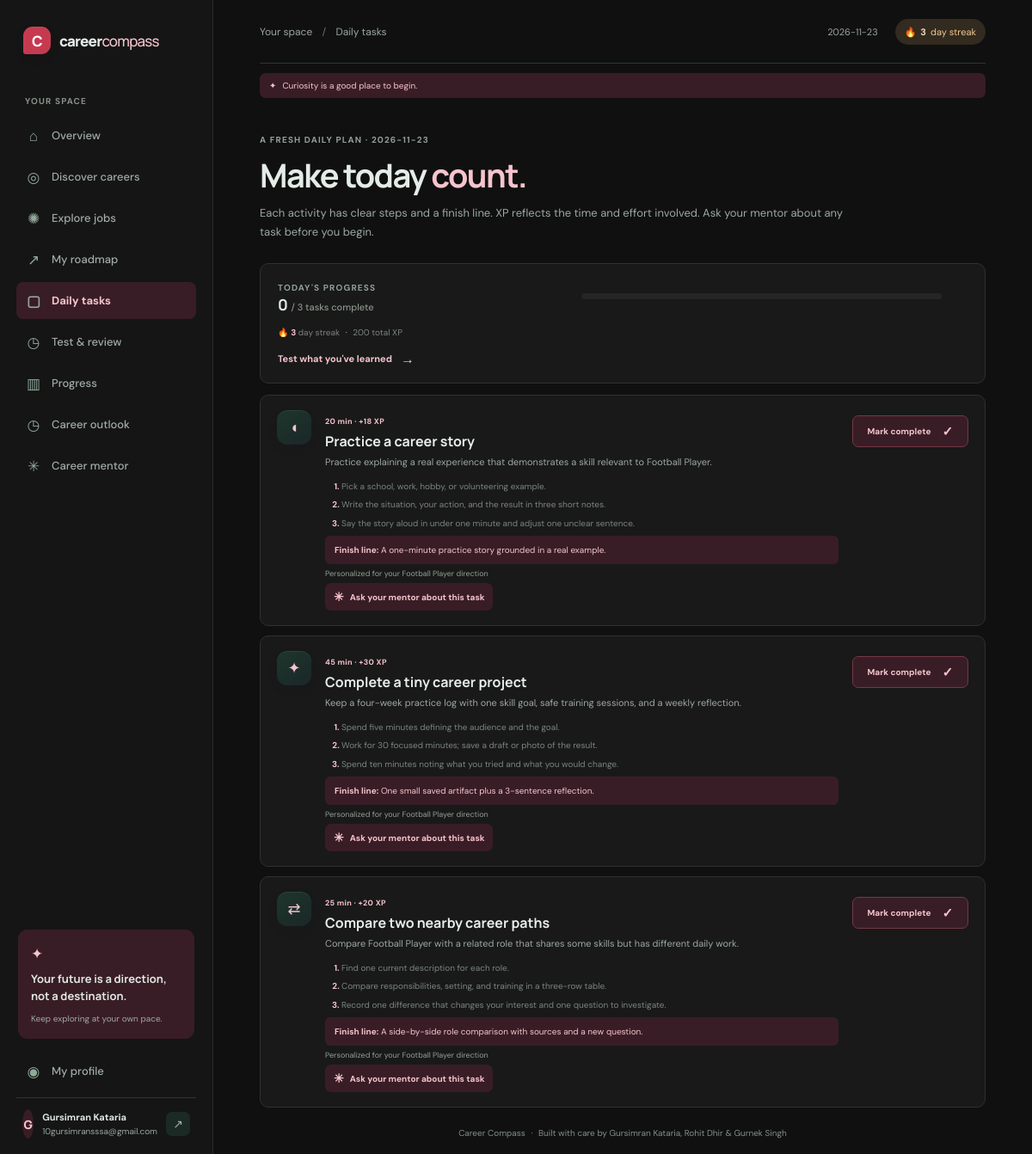
Page /tasks (signed in) on the committed database.
### tables this page shows
CREATE TABLE users (
            id INTEGER PRIMARY KEY AUTOINCREMENT,
            display_name TEXT NOT NULL,
            email TEXT NOT NULL UNIQUE COLLATE NOCASE,
            password_hash TEXT NOT NULL,
            theme TEXT NOT NULL DEFAULT 'dark' CHECK (theme IN ('dark', 'light')),
            created_at TEXT NOT NULL
        , accent_color TEXT NOT NULL DEFAULT 'green', market_country TEXT NOT NULL DEFAULT 'IN');

CREATE TABLE user_progress (
            user_id INTEGER PRIMARY KEY REFERENCES users(id) ON DELETE CASCADE,
            xp INTEGER NOT NULL DEFAULT 0,
            streak INTEGER NOT NULL DEFAULT 0,
            last_active TEXT,
            selected_career TEXT
        );

### app.py (the view)
@app.get("/tasks")
@login_required
def tasks():
    user_id = session["user_id"]
    progress = current_progress() or {}
    career = career_by_id(selected_career_id(progress))
    task_list = daily_task_plan(user_id, career)
    completed = {
        row["task_id"]
        for row in get_db()
        .execute(
            "SELECT task_id FROM task_completions WHERE user_id = ? AND completed_on = ?",
            (user_id, date.today().isoformat()),
        )
        .fetchall()
    }
    return render_template(
        "tasks.html",
        tasks=task_list,
        completed=completed,
        progress=progress,
        career=career,
        plan_date=date.today().isoformat(),
        assessment=latest_assessment(user_id),
    )

### app.py (called while the page is built, shortened)
def get_db():
    if "db" not in g:
        if CLOUDFLARE_WORKER:
            from cloudflare_d1 import D1Database
            environment = request.environ.get("workers.env")
            if environment is None:
                raise RuntimeError("The Cloudflare Worker environment is unavailable.")
            g.db = D1Database(environment.DB)
        else:
            g.db = sqlite3.connect(DATABASE)
            g.db.row_factory = sqlite3.Row
            g.db.execute("PRAGMA foreign_keys = ON")
    return g.db

def login_required(view):
    @wraps(view)
    def wrapped(*args, **kwargs):
        if not session.get("user_id"):
            flash("Sign in to save and view your career progress.", "info")
            return redirect(url_for("login"))
        user = get_db().execute(
            "SELECT id FROM users WHERE id = ?", (session["user_id"],)
        ).fetchone()
        if user is None:
            session.clear()
            return redirect(url_for("login"))
        return view(*args, **kwargs)
    return wrapped

def current_user():
    user_id = session.get("user_id")
    if not user_id:
        return None
    return get_db().execute("SELECT * FROM users WHERE id = ?", (user_id,)).fetchone()

def current_progress():
    user_id = session.get("user_id")
    if not user_id:
        return None
    return get_db().execute(
        "SELECT * FROM user_progress WHERE user_id = ?", (user_id,)
    ).fetchone()

def selected_career_id(progress):
    if progress is None:
        return None
    try:
        return progress["selected_career"]
    except (TypeError, KeyError):
        return None

def daily_task_plan(user_id, career, plan_date=None):
    database = get_db()
    plan_date = plan_date or date.today()
    day_key = plan_date.isoformat()
    saved_plan = database.execute(
        "SELECT task_ids FROM daily_task_plans WHERE user_id = ? AND plan_date = ?",
        (user_id, day_key),
    ).fetchone()
    if saved_plan:
        task_ids = json.loads(saved_plan["task_ids"])
        available = {task["id"]: task for task in tasks_for_career(career)}
        if all(task_id in available for task_id in task_ids):
            return [available[task_id] for task_id in task_ids]

def csrf_token():
    if "csrf_token" not in session:
        session["csrf_token"] = secrets.token_urlsafe(32)
    return session["csrf_token"]

### templates/tasks.html (shortened to what this page needs)
{% extends "base.html" %}
{% block breadcrumb %}Daily tasks{% endblock %}
{% block content %}
<section class="page-intro"><p class="eyebrow">A FRESH DAILY PLAN · {{ plan_date }}</p><h1>Make today <span>count.</span></h1><p class="muted">Each activity has clear steps and a finish line. XP reflects the time and effort involved. Ask your mentor about any task before you begin.</p></section>
<section class="task-summary panel"><div><span class="eyebrow">TODAY'S PROGRESS</span><h2>{{ completed|length }} <span>/ {{ tasks|length }} tasks complete</span></h2></div><div class="progress-track"><span style="width: {{ (completed|length / tasks|length * 100)|round|int }}%"></span></div><div class="streak-detail">🔥 <strong>{{ progress.streak }}</strong> day streak <span>·</span> {{ progress.xp }} total XP</div><a class="text-link task-test-link" href="{{ url_for('learning_tests') }}">Test what you've learned <span>→</span></a></section>
<section class="task-list" data-plan-date="{{ plan_date }}">
  {% for task in tasks %}
  <article class="panel task-card {% if task.id in completed %}task-completed{% endif %}"><span class="task-icon">{{ task.icon }}</span><div class="task-copy"><span class="tag">{{ task.duration }} · +{{ task.xp }} XP</span><h2>{{ task.title }}</h2><p class="muted">{{ task.description }}</p><ol class="task-steps">{% for step in task.steps %}<li>{{ step }}</li>{% endfor %}</ol><p class="task-deliverable"><strong>Finish line:</strong> {{ task.deliverable }}</p>{% if career %}<small>Personalized for your {{ career.title }} direction</small>{% endif %}<a class="task-mentor-link" href="{{ url_for('mentor', task=task.id) }}"><span>✳</span> Ask your mentor about this task</a></div><div class="task-action">{% if task.id in completed %}<span class="completed-label">✓ Done for today</span>{% else %}<form method="post" action="{{ url_for('complete_task', task_id=task.id) }}"><input type="hidden" name="csrf_token" value="{{ csrf_token() }}"><button class="button button-outline" type="submit">Mark complete <span>✓</span></button></form>{% endif %}</div></article>
  {% endfor %}
</section>
{% endblock %}

### templates/base.html (shortened to what this page needs)
<!doctype html>
<html lang="en">
<head>
  {% set user = current_user() %}
  {% set ui_theme = user.theme if user else browser_theme %}
  {% set ui_accent = user.accent_color if user and user.accent_color in accent_palettes else browser_accent_color %}
  {% set palette = accent_palettes[ui_accent] %}
  <link rel="stylesheet" href="{{ url_for('static', filename='style.css') }}">
</head>
<body class="theme-{{ ui_theme }} accent-{{ ui_accent }}" data-accent="{{ ui_accent }}" style="--accent: {{ palette.accent }}; --accent-deep: {{ palette.deep }}; --accent-soft: {{ palette.soft }}; --accent-glow: {{ palette.glow }}; --accent-on: {{ palette.on_accent }}; --accent-on-dark: {{ palette.on_accent_dark }};">
  <div class="app-shell">
    {% if user %}
    <aside class="sidebar">
      <a class="brand" href="{{ url_for('home') }}"><span class="brand-mark">C</span><span>career<span class="brand-light">compass</span></span></a>
      <p class="nav-label">YOUR SPACE</p>
      <nav class="main-nav" aria-label="Main navigation">
        <a class="nav-link {% if request.endpoint == 'home' %}active{% endif %}" href="{{ url_for('home') }}"><span class="nav-icon">⌂</span>Overview</a>
        <a class="nav-link {% if request.endpoint in ['assessment', 'results'] %}active{% endif %}" href="{{ url_for('assessment') }}"><span class="nav-icon">◎</span>Discover careers</a>
        <a class="nav-link {% if request.endpoint == 'careers' %}active{% endif %}" href="{{ url_for('careers') }}"><span class="nav-icon">✺</span>Explore jobs</a>
        <a class="nav-link {% if request.endpoint == 'roadmap' %}active{% endif %}" href="{{ url_for('roadmap') }}"><span class="nav-icon">↗</span>My roadmap</a>
        <a class="nav-link {% if request.endpoint == 'tasks' %}active{% endif %}" href="{{ url_for('tasks') }}"><span class="nav-icon">▢</span>Daily tasks</a>
        <a class="nav-link " href="{{ url_for('learning_tests') }}"><span class="nav-icon">◷</span>Test & review</a>
        <a class="nav-link {% if request.endpoint == 'progress_page' %}active{% endif %}" href="{{ url_for('progress_page') }}"><span class="nav-icon">▥</span>Progress</a>
        <a class="nav-link {% if request.endpoint == 'career_insights' %}active{% endif %}" href="{{ url_for('career_insights') }}"><span class="nav-icon">◷</span>Career outlook</a>
        <a class="nav-link {% if request.endpoint == 'mentor' %}active{% endif %}" href="{{ url_for('mentor') }}"><span class="nav-icon">✳</span>Career mentor</a>
      </nav>
      <div class="sidebar-bottom">
        <div class="sidebar-note"><span class="note-spark">✦</span><p>Your future is a direction, not a destination.</p><span class="note-caption">Keep exploring at your own pace.</span></div>
        <a class="nav-link {% if request.endpoint == 'profile' %}active{% endif %}" href="{{ url_for('profile') }}"><span class="nav-icon">◉</span>My profile</a>
        <div class="user-chip"><span class="avatar">{{ user.display_name[:1]|upper }}</span><span><strong>{{ user.display_name }}</strong><small>{{ user.email }}</small></span><form method="post" action="{{ url_for('logout') }}"><input type="hidden" name="csrf_token" value="{{ csrf_token() }}"><button class="signout-button" type="submit" aria-label="Sign out">↗</button></form></div>
      </div>
    </aside>
    {% endif %}
    <main class="main-content {% if not user %}auth-main{% endif %}">
      {% if user %}
      <header class="topbar"><span class="breadcrumb">Your space <span>/</span> {% block breadcrumb %}Overview{% endblock %}</span><div class="topbar-right"><span class="topbar-date">{{ today }}</span><a class="streak-pill" href="{{ url_for('profile') }}">🔥 <strong>{{ current_progress().streak }}</strong> day streak</a></div></header>
      <p class="motivation-quote"><span>✦</span> {{ motivation_quote }}</p>
      {% else %}
      <header class="auth-topbar"><a class="brand" href="{{ url_for('login') }}"><span class="brand-mark">C</span><span>career<span class="brand-light">compass</span></span></a><span>Find a direction that feels like yours.</span></header>
      {% endif %}
      {% block content %}{% endblock %}
      {% if user %}<footer class="footer">Career Compass <span>·</span> Built with care by Gursimran Kataria, Rohit Dhir &amp; Gurnek Singh</footer>{% else %}<footer class="footer">Career Compass <span>·</span> A project by Gursimran Kataria, Rohit Dhir &amp; Gurnek Singh</footer>{% endif %}
    </main>
  </div>
</body>
</html>

### rows in the picture
users: display_name "G", display_name "Gursimran Kataria", email "10gursimransssa@gmail.com"
user_progress: streak "3", xp "200"

### other values in the picture
{{ motivation_quote }} "Curiosity is a good place to begin."
{{ plan_date }} "2026-11-23"
{{ completed|length }} "0"
{{ tasks|length }} "3"
{{ task.icon }} "◖" "✦" "⇄"
{{ task.duration }} "20 min" "45 min" "25 min"
{{ task.xp }} "18" "30" "20"
{{ task.title }} "Practice a career story" "Complete a tiny career project" "Compare two nearby career paths"
{{ task.description }} "Practice explaining a real experience that demonstrates a skill relevant to Football Player." "Keep a four-week practice log with one skill goal, safe training sessions, and a weekly reflection." "Compare Football Player with a related role that shares some skills but has different daily work."
{{ step }} "Pick a school, work, hobby, or volunteering example." "Write the situation, your action, and the result in three short notes." "Say the story aloud in under one minute and adjust one unclear sentence." "Spend five minutes defining the audience and the goal." "Work for 30 focused minutes; save a draft or photo of the result." "Spend ten minutes noting what you tried and what you would change." "Find one current description for each role." "Compare responsibilities, setting, and training in a three-row table." "Record one difference that changes your interest and one question to investigate."
{{ task.deliverable }} "A one-minute practice story grounded in a real example." "One small saved artifact plus a 3-sentence reflection." "A side-by-side role comparison with sources and a new question."
{{ career.title }} "Football Player" "Football Player" "Football Player"
